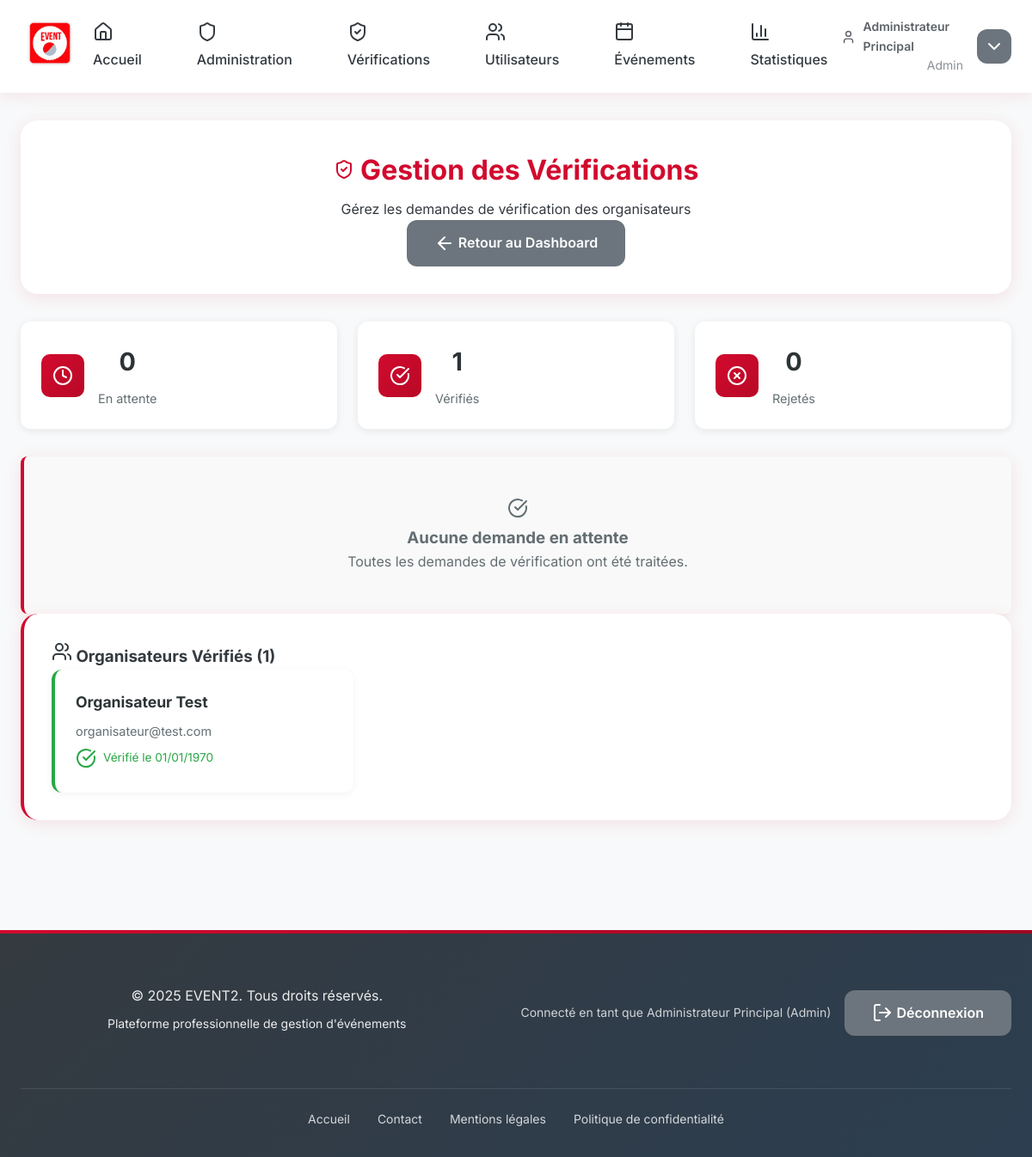
The page /admin/verification_requests.php (signed in) on the database its author committed.
### tables this page shows
CREATE TABLE utilisateurs (
    id INT PRIMARY KEY AUTO_INCREMENT,
    nom_complet VARCHAR(255) NOT NULL,
    email VARCHAR(255) NOT NULL,
    mot_de_passe_hash VARCHAR(255) NOT NULL,
    role ENUM('admin', 'organisateur', 'participant') DEFAULT 'participant',
    email_verifie BOOLEAN DEFAULT FALSE,
    date_creation DATETIME DEFAULT CURRENT_TIMESTAMP,
    statut_verification ENUM('en_attente', 'verifie', 'rejete') DEFAULT 'en_attente',
    date_demande_verification DATETIME NULL,
    date_verification DATETIME NULL,
    verifie_par_admin_id INT NULL,
    gmail_app_password VARCHAR(255) NULL
);

### admin/verification_requests.php (the view, shortened to what this page needs)
<?php
$db = Database::getInstance();
$stmt = $db->query("
    SELECT dv.*, u.nom_complet, u.email, u.role, u.date_creation as date_inscription
    FROM demandes_verification dv
    JOIN utilisateurs u ON dv.utilisateur_id = u.id
    WHERE dv.statut = 'en_attente'
    ORDER BY dv.date_demande DESC
");
$pending_requests = $stmt->fetchAll();
$total_pending = count($pending_requests);
$total_verified = $db->query("SELECT COUNT(*) FROM utilisateurs WHERE statut_verification = 'verifie' AND role = 'organisateur'")->fetchColumn();
$total_rejected = $db->query("SELECT COUNT(*) FROM utilisateurs WHERE statut_verification = 'rejete' AND role = 'organisateur'")->fetchColumn();
include '../includes/header.php';
?>
<main class="dashboard fade-in">
    <div class="container">
        <div class="dashboard-header">
            <div class="dashboard-header-content">
                <h1>
                    <i data-lucide="shield-check"></i>
                    Gestion des Vérifications
                </h1>
                <p class="dashboard-subtitle">
                    Gérez les demandes de vérification des organisateurs
                </p>
            </div>
            <div class="dashboard-actions">
                <a href="dashboard.php" class="btn btn-secondary">
                    <i data-lucide="arrow-left"></i>
                    Retour au Dashboard
                </a>
            </div>
        </div>
        <div class="stats-grid">
            <div class="stat-card">
                <div class="stat-icon">
                    <i data-lucide="clock"></i>
                </div>
                <div class="stat-content">
                    <h3><?php echo $total_pending; ?></h3>
                    <p>En attente</p>
                </div>
            </div>
            <div class="stat-card">
                <div class="stat-icon">
                    <i data-lucide="check-circle"></i>
                </div>
                <div class="stat-content">
                    <h3><?php echo $total_verified; ?></h3>
                    <p>Vérifiés</p>
                </div>
            </div>
            <div class="stat-card">
                <div class="stat-icon">
                    <i data-lucide="x-circle"></i>
                </div>
                <div class="stat-content">
                    <h3><?php echo $total_rejected; ?></h3>
                    <p>Rejetés</p>
                </div>
            </div>
        </div>
        <?php if (empty($pending_requests)): ?>
            <div class="empty-state card">
                <i data-lucide="check-circle"></i>
                <h3>Aucune demande en attente</h3>
                <p>Toutes les demandes de vérification ont été traitées.</p>
            </div>
        <?php endif; ?>
        <div class="verified-organizers-section card">
            <h3>
                <i data-lucide="users"></i>
                Organisateurs Vérifiés (<?php echo $total_verified; ?>)
            </h3>
            <?php
            $stmt = $db->query("
                SELECT u.id, u.nom_complet, u.email, u.date_verification, a.nom_complet as admin_nom
                FROM utilisateurs u
                LEFT JOIN utilisateurs a ON u.verifie_par_admin_id = a.id
                WHERE u.statut_verification = 'verifie' AND u.role = 'organisateur'
                ORDER BY u.date_verification DESC
            ");
            $verified_organizers = $stmt->fetchAll();
            ?>
            <?php if (empty($verified_organizers)): ?>
                <div class="empty-state">
                    <i data-lucide="user-x"></i>
                    <p>Aucun organisateur vérifié pour le moment.</p>
                </div>
            <?php else: ?>
                <div class="organizers-grid">
                    <?php foreach ($verified_organizers as $organizer): ?>
                        <div class="organizer-card">
                            <div class="organizer-info">
                                <h4><?php echo htmlspecialchars($organizer['nom_complet']); ?></h4>
                                <p class="organizer-email"><?php echo htmlspecialchars($organizer['email']); ?></p>
                                <p class="organizer-verified">
                                    <i data-lucide="check-circle"></i>
                                    Vérifié le <?php echo date('d/m/Y', strtotime($organizer['date_verification'])); ?>
                                </p>
                            </div>
                        </div>
                    <?php endforeach; ?>
                </div>
            <?php endif; ?>
        </div>
    </div>
</main>
<?php include '../includes/footer.php'; ?>

### assets/css/style.css (style rules this page uses)
:root { --cerise-primary: #D20A2E; --cerise-dark: #A0081F; --cerise-light: #E63954; --white: #FFFFFF; --grey-light: #F8F9FA; --grey-medium: #6C757D; --grey-dark: #343A40; --shadow: rgba(210, 10, 46, 0.1); --gradient: linear-gradient(135deg, var(--cerise-primary) 0%, var(--cerise-dark) 100%); }
* { margin: 0; padding: 0; box-sizing: border-box; }
body { font-family: 'Inter', 'Segoe UI', Tahoma, Geneva, Verdana, sans-serif; line-height: 1.6; color: var(--grey-dark); background: var(--grey-light); font-size: 16px; }
.container { max-width: 1200px; margin: 0 auto; padding: 0 1.5rem; }
.btn { display: inline-flex; align-items: center; gap: 0.5rem; padding: 0.875rem 2rem; font-weight: 600; text-decoration: none; border-radius: 12px; transition: all 0.3s ease; cursor: pointer; border: none; font-size: 1rem; position: relative; overflow: hidden; }
.btn-secondary { background: var(--white); color: var(--cerise-primary); border: 2px solid var(--cerise-primary); }
.dashboard { padding: 2rem 0; }
.dashboard-header { background: var(--white); padding: 2rem; border-radius: 20px; margin-bottom: 2rem; box-shadow: 0 4px 20px var(--shadow); }
.card { background: var(--white); padding: 2rem; border-radius: 20px; box-shadow: 0 4px 20px var(--shadow); transition: transform 0.3s ease; border-left: 4px solid var(--cerise-primary); }
.fade-in { animation: fadeIn 0.5s ease-in; }
.card { position: relative; overflow: hidden; }
.card::before { content: ''; position: absolute; top: 0; left: -100%; width: 100%; height: 100%; background: linear-gradient(90deg, transparent, rgba(210, 10, 46, 0.05), transparent); transition: left 0.5s ease; }
.btn { position: relative; overflow: hidden; }
.btn::before { content: ''; position: absolute; top: 50%; left: 50%; width: 0; height: 0; background: rgba(255,255,255,0.2); border-radius: 50%; transform: translate(-50%, -50%); transition: width 0.3s ease, height 0.3s ease; }
.fade-in { opacity: 0; transform: translateY(30px); animation: fadeInUp 0.8s ease forwards; }
.fade-in { opacity: 0; animation: fadeInUp 1s forwards; }
.dashboard-header { margin-bottom: 2rem; text-align: center; }
.dashboard-header h1 { color: var(--cerise-primary); margin-bottom: 0.5rem; }
.stats-grid { display: grid; grid-template-columns: repeat(auto-fit, minmax(300px, 1fr)); gap: 1.5rem; margin-bottom: 3rem; }
.stat-card { background: white; padding: 1.5rem; border-radius: 8px; box-shadow: 0 2px 4px rgba(0,0,0,0.1); text-align: center; }
.stat-card h3 { color: var(--cerise-primary); margin-bottom: 1rem; }
.empty-state { text-align: center; padding: 3rem; background: #f9f9f9; border-radius: 8px; }

### admin/verification_requests.php (style rules this page uses)
.stats-grid { display: grid; grid-template-columns: repeat(auto-fit, minmax(200px, 1fr)); gap: 1.5rem; margin-bottom: 2rem; }
.stat-card { background: white; border-radius: 12px; padding: 1.5rem; box-shadow: 0 2px 10px rgba(0, 0, 0, 0.08); display: flex; align-items: center; gap: 1rem; }
.stat-icon { width: 50px; height: 50px; background: linear-gradient(135deg, #D20A2E 0%, #b80926 100%); border-radius: 10px; display: flex; align-items: center; justify-content: center; color: white; font-size: 1.2rem; }
.stat-content h3 { margin: 0; font-size: 1.8rem; color: #2d3436; }
.stat-content p { margin: 0.5rem 0 0 0; color: #636e72; font-size: 0.9rem; }
.requests-section, .verified-organizers-section { margin-bottom: 2rem; }
.btn-secondary { background: #6c757d; color: white; border: none; text-decoration: none; display: inline-flex; align-items: center; gap: 0.25rem; }
.organizers-grid { display: grid; grid-template-columns: repeat(auto-fill, minmax(300px, 1fr)); gap: 1rem; }
.organizer-card { background: white; border-radius: 12px; padding: 1.5rem; box-shadow: 0 2px 10px rgba(0, 0, 0, 0.05); border-left: 4px solid #28a745; }
.organizer-info h4 { margin: 0 0 0.5rem 0; color: #2d3436; font-size: 1.1rem; }
.organizer-email { color: #636e72; margin: 0 0 0.5rem 0; font-size: 0.9rem; }
.organizer-verified, .organizer-admin { display: flex; align-items: center; gap: 0.5rem; font-size: 0.85rem; margin: 0.25rem 0; }
.organizer-verified { color: #28a745; }
.empty-state { text-align: center; padding: 3rem; color: #636e72; }

### rows shown on the page
utilisateurs: nom_complet "Organisateur Test", email "organisateur@test.com", date_verification "01/01/1970"

### other values the page prints
$_SESSION['user_name'] "Administrateur Principal"
$_SESSION['user_role'] "Admin"
$total_pending "0"
$total_verified "1"
$total_rejected "0"
